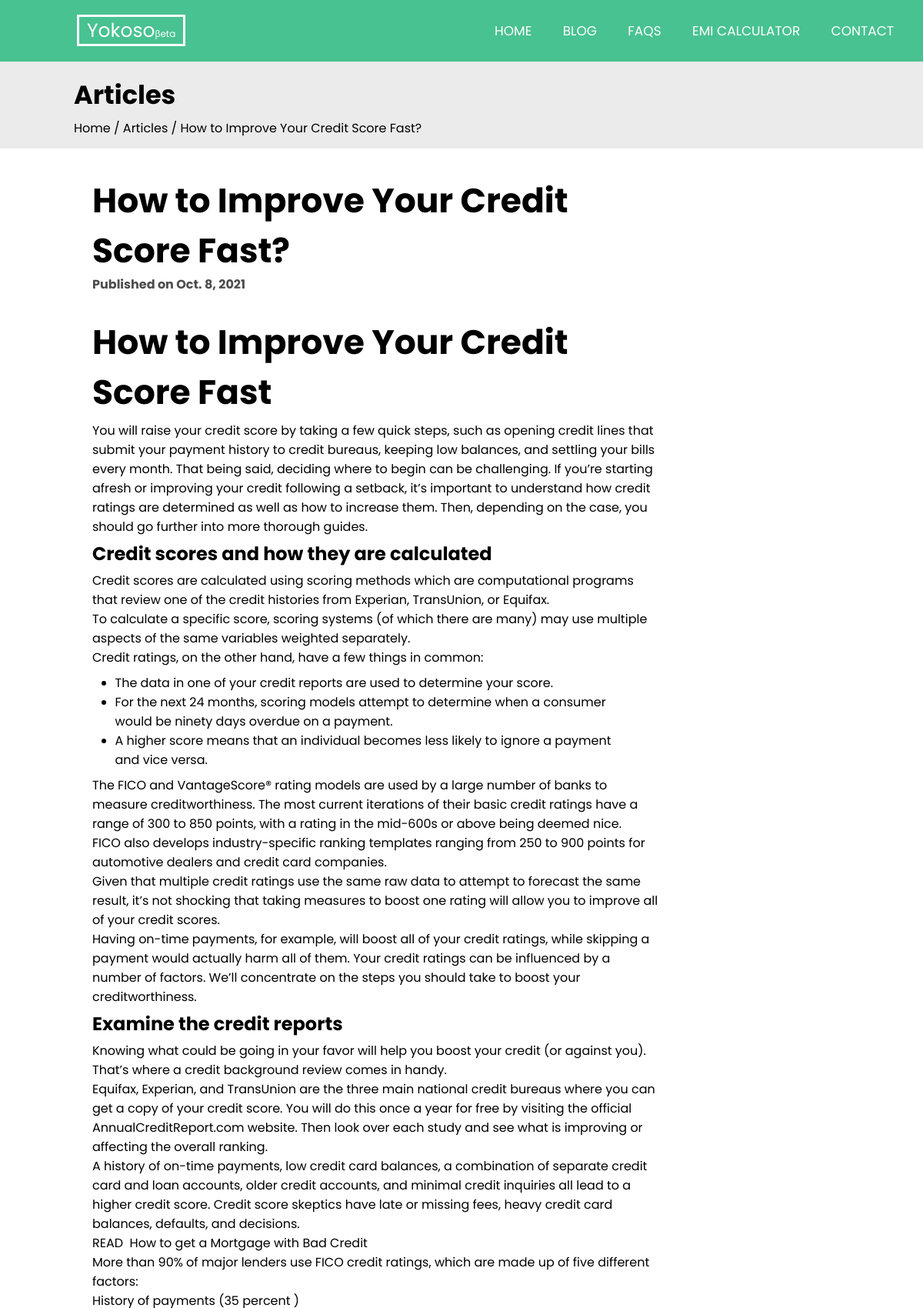
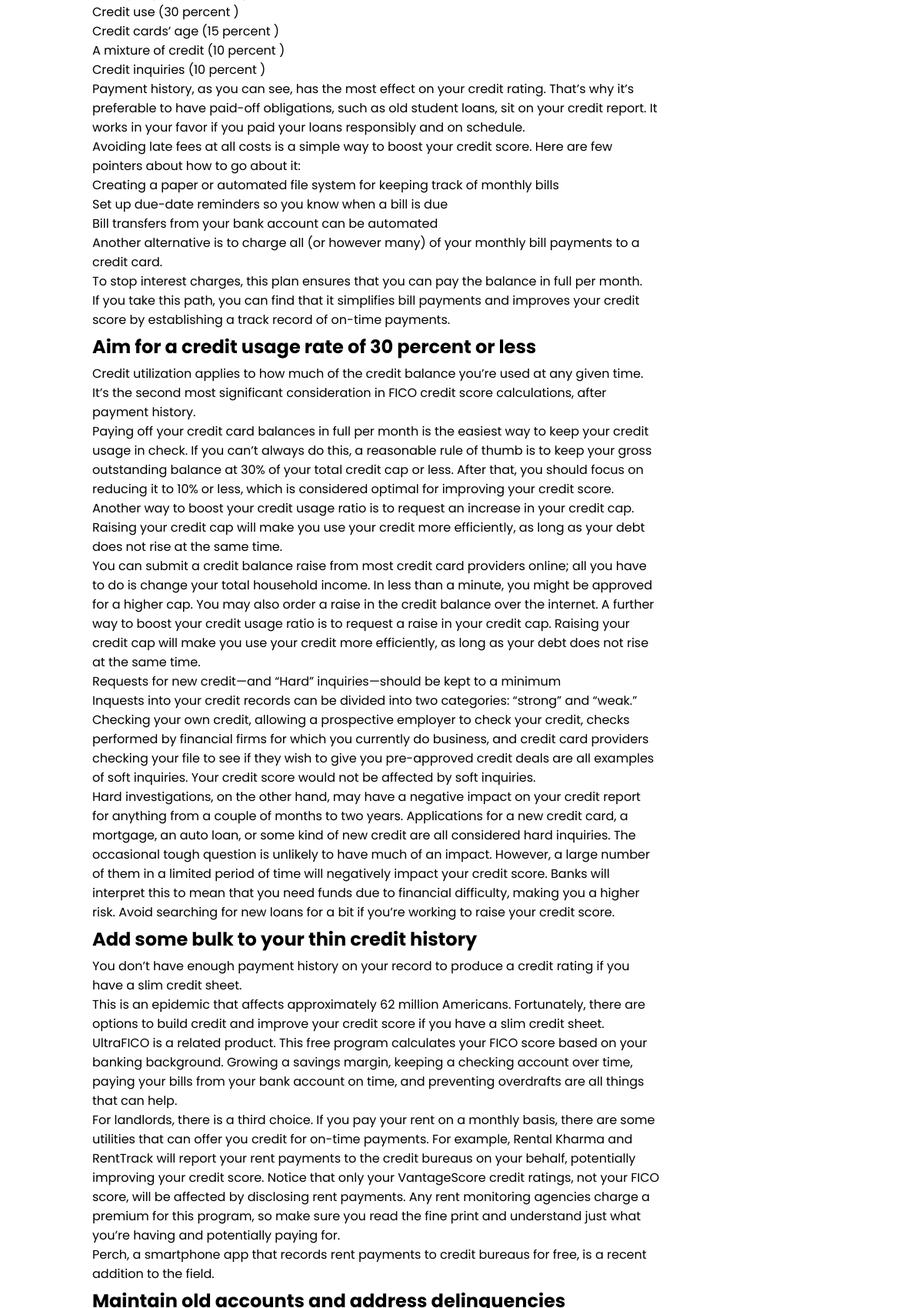
Screenshot of /blog/Improve_Your_Credit_Score_Fast (upper part) with the database file from the repository (2 pictures, top to bottom).
### Subapp01/models.py (models this page shows, shortened)
class Post(models.Model):
    STATUS_CHOICES=(('Draft','Draft'),('Published','Published'),)
    title=models.CharField(max_length=250,unique=True)
    meta = models.TextField(blank=True)
    date=models.DateField(auto_now=True)
    content=RichTextField(blank=True,null=True)
    author=models.ForeignKey(Profile,on_delete=models.CASCADE)
    slug=models.SlugField(unique=True)
    status=models.CharField(max_length=10,choices=STATUS_CHOICES,default='Draft')
    category=models.ManyToManyField(Category,related_name='category')
    image=models.ImageField(upload_to='images/',blank=True)
    def __str__(self):
        return self.title

### Subapp01/views.py (the view)
# urls.py: path('blog/<slug>', articleView , name = 'articleView'),
def articleView(request, slug):
    post = Post.objects.get(slug=slug)
    print(post)
    return render(request, 'app/Articles/articleView.html', {'post': post})

### templates/app/Articles/articleView.html (shortened to what this page needs)
{% extends "base.html" %} {% load static %}  {% block css %}
<link rel="stylesheet" href="{% static 'css/articles/article.css' %}" />
<link
  rel="stylesheet"
  href="https://cdn.jsdelivr.net/gh/devicons/devicon@v2.12.0/devicon.min.css"
/>
{% endblock %} {% block body %}
<div class="header_banner">
  <h2>Articles</h2>
  <p>Home / Articles  / {{post.title}}</p>
</div>
<div class="article__main">
  <div class="article_view">
    <h1>{{post.title}}</h1>
    <p class="light">Published on {{post.date}}</p>
    <p class="content">{{post.content|safe}}</p>
  </div>
  <div class="article__part">
  </div>
</div>
{% include 'footer.html' %} {% endblock %}

### static/css/index.css (style rules this page uses)
* { margin: 0; padding: 0; box-sizing: border-box; text-decoration: none; font-family: "Poppins", sans-serif; }
html { scroll-behavior: smooth; }

### static/css/articles/article.css (style rules this page uses)
.header_banner { background: #ebebeb; padding: 14px 8%; }
.header_banner h2 { font-size: 2.1em; }
.article_view { width: 100%; margin: 30px auto; }
.article__part { width: 30%; }
.article_view h1 { font-size: 44px; padding: 0; margin: 0px 0px; }
.article_view h1,h2,h3,h4,h5,h6 { margin: 5px 0px; }
.content { font-size: 30px!important; }
.article_view ul,.article_view ol { margin : 8px 4%; }
.light { margin: -6px 0 0 0; font-size: 16px; font-weight: bold; color: rgba(0, 0, 0, 0.7); }
.article__main { display:flex; justify-content: space-between; margin: 0 auto; width: 80%; }

### rows the page displays
Post: title "How to Improve Your Credit Score Fast?", date "Oct. 8, 2021", content "How to Improve Your Credit Score Fast You will raise your credit score by taking a few quick steps, such as opening credit lines that submit your payment history to credit bureaus, keeping low balances, and settling your bills every month. That being said, deciding where to begin can be challenging. If you’re starting afresh or improving your credit following a setback, it’s important to understand how credit ratings are determined as well as how to increase them. Then, depending on the case, you should go further into more thorough guides. Credit scores and how they are calculated Credit scores are calculated using scoring methods which are computational programs that review one of the…"
